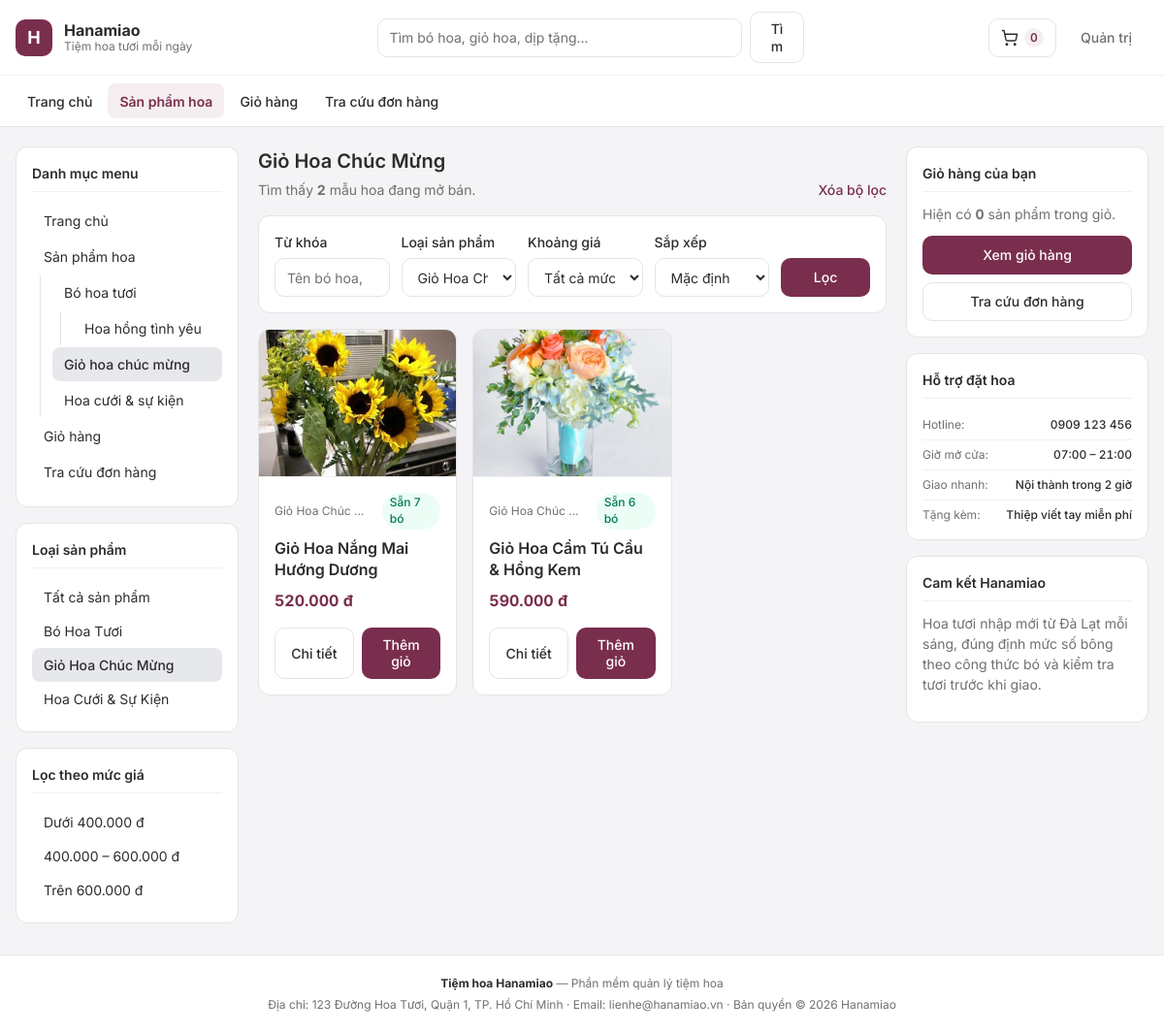
/index.php?page=products&lsp=2, run on the app's committed database.
### tables this page shows
CREATE TABLE IF NOT EXISTS `Menu` (
    `ID` INT UNSIGNED NOT NULL AUTO_INCREMENT,
    `ID_Cha` INT UNSIGNED NOT NULL DEFAULT 0,
    `TenMenu` VARCHAR(150) NOT NULL,
    `MoTa` VARCHAR(255) DEFAULT NULL,
    `url` VARCHAR(255) DEFAULT NULL,
    PRIMARY KEY (`ID`),
    KEY `idx_menu_cha` (`ID_Cha`)
);

CREATE TABLE IF NOT EXISTS `LoaiSanPham` (
    `ID_LSP` INT UNSIGNED NOT NULL AUTO_INCREMENT,
    `TenLoaiSanPham` VARCHAR(120) NOT NULL,
    `TrangThai` TINYINT(1) NOT NULL DEFAULT 1,
    PRIMARY KEY (`ID_LSP`),
    KEY `idx_lsp_trangthai` (`TrangThai`)
);

CREATE TABLE IF NOT EXISTS `SanPham` (
    `ID_SP` INT UNSIGNED NOT NULL AUTO_INCREMENT,
    `TenSanPham` VARCHAR(180) NOT NULL,
    `ID_LSP` INT UNSIGNED NOT NULL,
    `HinhAnh` VARCHAR(255) DEFAULT NULL,
    `MoTa` TEXT DEFAULT NULL,
    `TrangThai` TINYINT(1) NOT NULL DEFAULT 1,
    PRIMARY KEY (`ID_SP`),
    KEY `idx_sp_lsp` (`ID_LSP`),
    KEY `idx_sp_trangthai` (`TrangThai`),
    CONSTRAINT `fk_sanpham_loaisanpham` FOREIGN KEY (`ID_LSP`)
        REFERENCES `LoaiSanPham` (`ID_LSP`) ON UPDATE CASCADE ON DELETE RESTRICT
);

### functions/menu_functions.php (the view, shortened to what the rows shown need)
<?php
function layMenuCon(array $menus, int $idCha): array
{
    $ketQua = [];
    foreach ($menus as $menu) {
        if ((int)$menu['ID_Cha'] === $idCha) {
            $ketQua[] = $menu;
        }
    }
    return $ketQua;
}
function isSafeInternalUrl(string $url): bool
{
    return (bool)preg_match(
        '/^(?:index\.php)?\?page=[A-Za-z0-9_]+(?:&[A-Za-z0-9_]+=[^<>"\'\s]+)*$/u',
        $url
    );
}
function inMenu(array $menus, int $idCha = 0, string $currentQuery = '', int $depth = 0): void
{
    $menuCon = layMenuCon($menus, $idCha);
    if (count($menuCon) === 0 || $depth > 5) {
        return;
    }
    $ulClass = $depth === 0 ? 'menu-tree menu-root' : 'menu-tree menu-sub level-' . $depth;
    echo '<ul class="' . $ulClass . '">';
    foreach ($menuCon as $menu) {
        $id = (int)$menu['ID'];
        $ten = htmlspecialchars((string)$menu['TenMenu'], ENT_QUOTES, 'UTF-8');
        $url = trim((string)($menu['url'] ?? ''));
        $isActive = ($url !== '' && $currentQuery !== '' && str_ends_with($url, $currentQuery));
        echo '<li class="menu-item">';
        if (isSafeInternalUrl($url)) {
            $safeUrl = htmlspecialchars($url, ENT_QUOTES, 'UTF-8');
            $activeClass = $isActive ? ' active' : '';
            echo '<a class="menu-link' . $activeClass . '" href="' . $safeUrl . '">' . $ten . '</a>';
        } else {
            echo '<span class="menu-label">' . $ten . '</span>';
        }
        inMenu($menus, $id, $currentQuery, $depth + 1);
        echo '</li>';
    }
    echo '</ul>';
}

### components/header.php (shortened to what the rows shown need)
<?php
$rootMenus = layMenuCon($menus, 0);
?>
<!DOCTYPE html>
<html lang="vi">
<head>
    <link rel="stylesheet" href="css/fonts.css">
    <link rel="stylesheet" href="css/tokens.css">
    <link rel="stylesheet" href="css/style.css">
</head>
<body>
<div class="site-shell">
    <header class="site-header">
        <nav class="site-navbar" aria-label="Điều hướng chính">
            <div class="site-container">
                <ul class="nav-list">
                    <?php if (count($rootMenus) === 0): ?>
                        <li><a class="nav-link active" href="index.php?page=home">Trang chủ</a></li>
                    <?php else: ?>
                        <?php foreach ($rootMenus as $item): ?>
                            <?php
                            $url = trim((string)($item['url'] ?? ''));
                            $isSafe = isSafeInternalUrl($url);
                            $isActive = ($isSafe && str_contains($url, 'page=' . $page));
                            ?>
                            <li>
                                <?php if ($isSafe): ?>
                                    <a class="nav-link<?php echo $isActive ? ' active' : ''; ?>" href="<?php echo h($url); ?>">
                                        <?php echo h($item['TenMenu']); ?>
                                    </a>
                                <?php else: ?>
                                    <span class="nav-link nav-link-static"><?php echo h($item['TenMenu']); ?></span>
                                <?php endif; ?>
                            </li>
                        <?php endforeach; ?>
                    <?php endif; ?>
                </ul>
            </div>
        </nav>
    </header>

### components/left.php (shortened to what the rows shown need)
<?php
$activeLsp = isset($_GET['lsp']) ? (int)$_GET['lsp'] : 0;
?>
<section class="widget">
    <h2 class="widget-title">Danh mục menu</h2>
    <?php if (count($menus) === 0): ?>
        <p class="text-muted text-xs">Chưa có dữ liệu menu.</p>
    <?php else: ?>
        <nav aria-label="Menu đa cấp">
            <?php inMenu($menus, 0, $currentQuery); ?>
        </nav>
    <?php endif; ?>
</section>
<section class="widget">
    <h2 class="widget-title">Loại sản phẩm</h2>
    <?php if (count($productTypes) === 0): ?>
        <p class="text-muted text-xs">Chưa có loại sản phẩm đang bán.</p>
    <?php else: ?>
        <ul class="category-list">
            <?php foreach ($productTypes as $type): ?>
                <?php $lspId = (int)$type['ID_LSP']; ?>
                <li>
                    <a class="category-link<?php echo ($page === 'products' && $activeLsp === $lspId) ? ' active' : ''; ?>" href="index.php?page=products&amp;lsp=<?php echo $lspId; ?>">
                        <?php echo h($type['TenLoaiSanPham']); ?>
                    </a>
                </li>
            <?php endforeach; ?>
        </ul>
    <?php endif; ?>
</section>
<section class="widget">
    <h2 class="widget-title">Lọc theo mức giá</h2>
</section>

### pages/products.php (shortened to what the rows shown need)
<?php
$selectedLsp = isset($_GET['lsp']) ? max(0, (int)$_GET['lsp']) : 0;
$keyword = isset($_GET['q']) && is_string($_GET['q']) ? trim($_GET['q']) : '';
$priceRange = isset($_GET['price']) && is_string($_GET['price']) ? trim($_GET['price']) : '';
$sort = isset($_GET['sort']) && is_string($_GET['sort']) ? trim($_GET['sort']) : 'default';
$products = [];
if ($pdo instanceof PDO) {
    try {
        $products = searchProductsWithMeta($pdo, [
            'lsp' => $selectedLsp,
            'q' => $keyword,
            'price' => $priceRange,
            'sort' => $sort,
            'limit' => 48,
        ]);
    } catch (PDOException $exception) {
        error_log('[Hanamiao Products List] ' . $exception->getMessage());
        $dbError = 'Không thể tải danh sách sản phẩm lúc này.';
    }
}
$selectedLspName = '';
foreach ($productTypes as $type) {
    if ((int)$type['ID_LSP'] === $selectedLsp) {
        $selectedLspName = (string)$type['TenLoaiSanPham'];
        break;
    }
}
?>
<section class="content-section">
    <div class="section-header">
        <div>
            <h1 class="page-title">
                <?php echo $selectedLspName !== '' ? h($selectedLspName) : 'Tất cả sản phẩm hoa'; ?>
            </h1>
            <p class="section-subtitle tabular-nums">
                Tìm thấy <strong><?php echo count($products); ?></strong> mẫu hoa đang mở bán.
            </p>
        </div>
    </div>
    <?php if (count($products) === 0): ?>
        <div class="panel empty-state">
            <h2 class="empty-title">Không tìm thấy sản phẩm phù hợp</h2>
            <p class="text-muted">Thử thay đổi từ khóa, chọn lại loại sản phẩm hoặc mở rộng khoảng giá.</p>
            <a class="btn btn-outline" href="index.php?page=products">Xem tất cả sản phẩm</a>
        </div>
    <?php else: ?>
        <div class="product-grid">
            <?php foreach ($products as $product): ?>
                <?php
                $idSp = (int)$product['ID_SP'];
                $imgSrc = getImageUrl($product['HinhAnh']);
                $availableQty = (int)$product['SoLuongKhaDung'];
                $hasPrice = $product['GiaBanHienTai'] !== null;
                $canBuy = ($availableQty > 0 && $hasPrice);
                ?>
                <article class="product-card">
                    <a class="product-thumb" href="index.php?page=product_detail&amp;id=<?php echo $idSp; ?>">
                        <img src="<?php echo h($imgSrc); ?>" alt="<?php echo h($product['TenSanPham']); ?>" loading="lazy">
                    </a>
                    <div class="product-body">
                        <div class="product-meta">
                            <span class="product-category"><?php echo h($product['TenLoaiSanPham']); ?></span>
                            <span class="badge <?php echo $canBuy ? 'badge-success' : 'badge-error'; ?>">
                                <?php echo $canBuy ? ('Sẵn ' . $availableQty . ' bó') : 'Tạm hết'; ?>
                            </span>
                        </div>
                        <h2 class="product-title">
                            <a href="index.php?page=product_detail&amp;id=<?php echo $idSp; ?>">
                                <?php echo h($product['TenSanPham']); ?>
                            </a>
                        </h2>
                        <p class="product-price tabular-nums"><?php echo h(formatMoney($product['GiaBanHienTai'])); ?></p>
                        <div class="product-footer product-footer-dual">
                            <a class="btn btn-outline" href="index.php?page=product_detail&amp;id=<?php echo $idSp; ?>">
                                Chi tiết
                            </a>
                            <?php if ($canBuy): ?>
                                <form action="actions/cart_action.php" method="post">
                                    <button type="submit" class="btn btn-primary btn-block">Thêm giỏ</button>
                                </form>
                            <?php else: ?>
                                <button type="button" class="btn btn-outline btn-block" disabled>Tạm hết</button>
                            <?php endif; ?>
                        </div>
                    </div>
                </article>
            <?php endforeach; ?>
        </div>
    <?php endif; ?>
</section>

### data on the page
menu: TenMenu "Trang chủ"
menu: TenMenu "Sản phẩm hoa"
menu: TenMenu "Giỏ hàng"
menu: TenMenu "Tra cứu đơn hàng"
menu: TenMenu "Bó hoa tươi"
menu: TenMenu "Hoa hồng tình yêu"
menu: TenMenu "Giỏ hoa chúc mừng"
menu: TenMenu "Hoa cưới & sự kiện"
loaisanpham: TenLoaiSanPham "Bó Hoa Tươi"
loaisanpham: TenLoaiSanPham "Giỏ Hoa Chúc Mừng"
loaisanpham: TenLoaiSanPham "Hoa Cưới & Sự Kiện"
sanpham: HinhAnh (picture), ID_LSP.TenLoaiSanPham "Giỏ Hoa Chúc…", availableQty "7", TenSanPham "Giỏ Hoa Nắng Mai Hướng Dương", GiaBanHienTai "520.000 đ"
sanpham: HinhAnh (picture), ID_LSP.TenLoaiSanPham "Giỏ Hoa Chúc…", availableQty "6", TenSanPham "Giỏ Hoa Cẩm Tú Cầu & Hồng Kem", GiaBanHienTai "590.000 đ"

### other printed values
$cartCount "0"
count($products) "2"
$cartItemsCount "0"
form field lsp "Giỏ Hoa Chúc Mừng"
